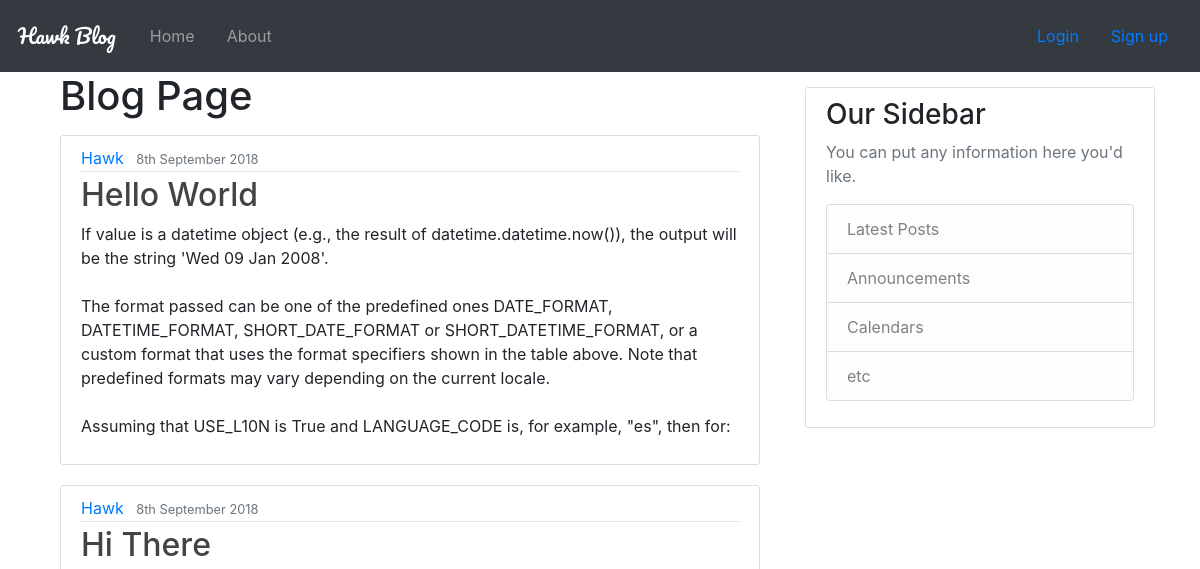
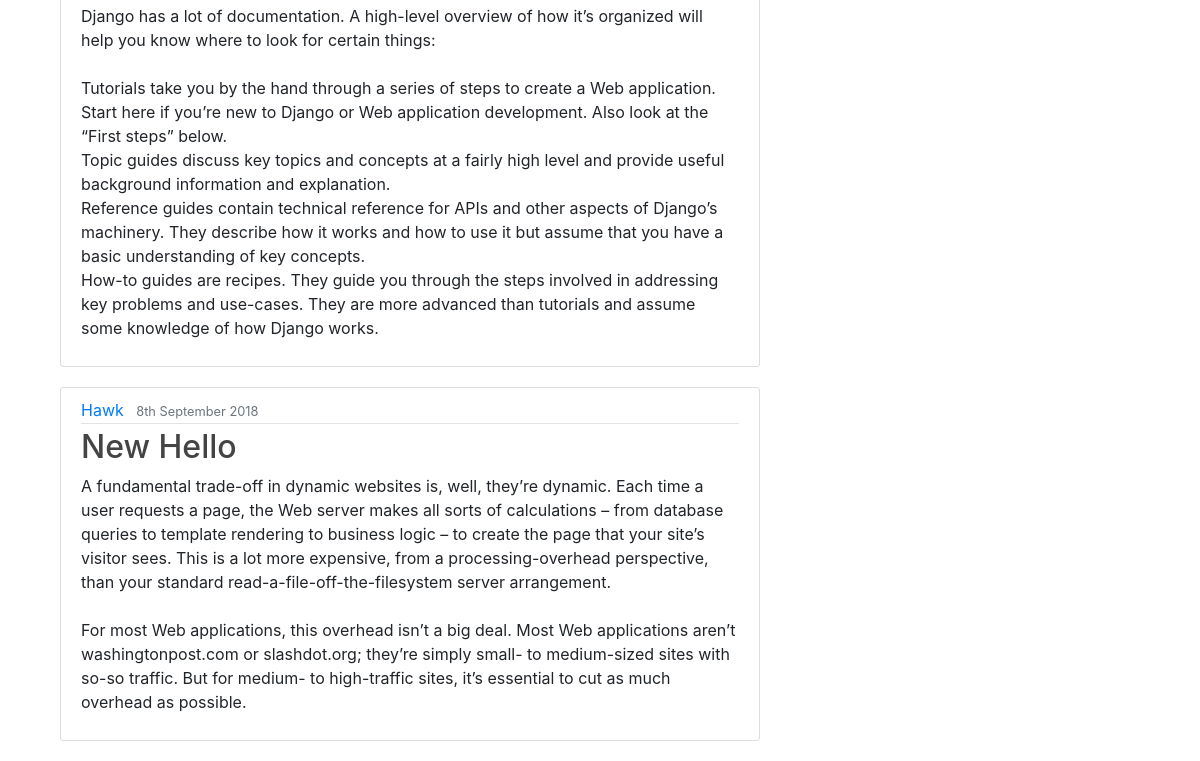
The page /blog/ on the database as committed earlier (2 pictures, top to bottom).
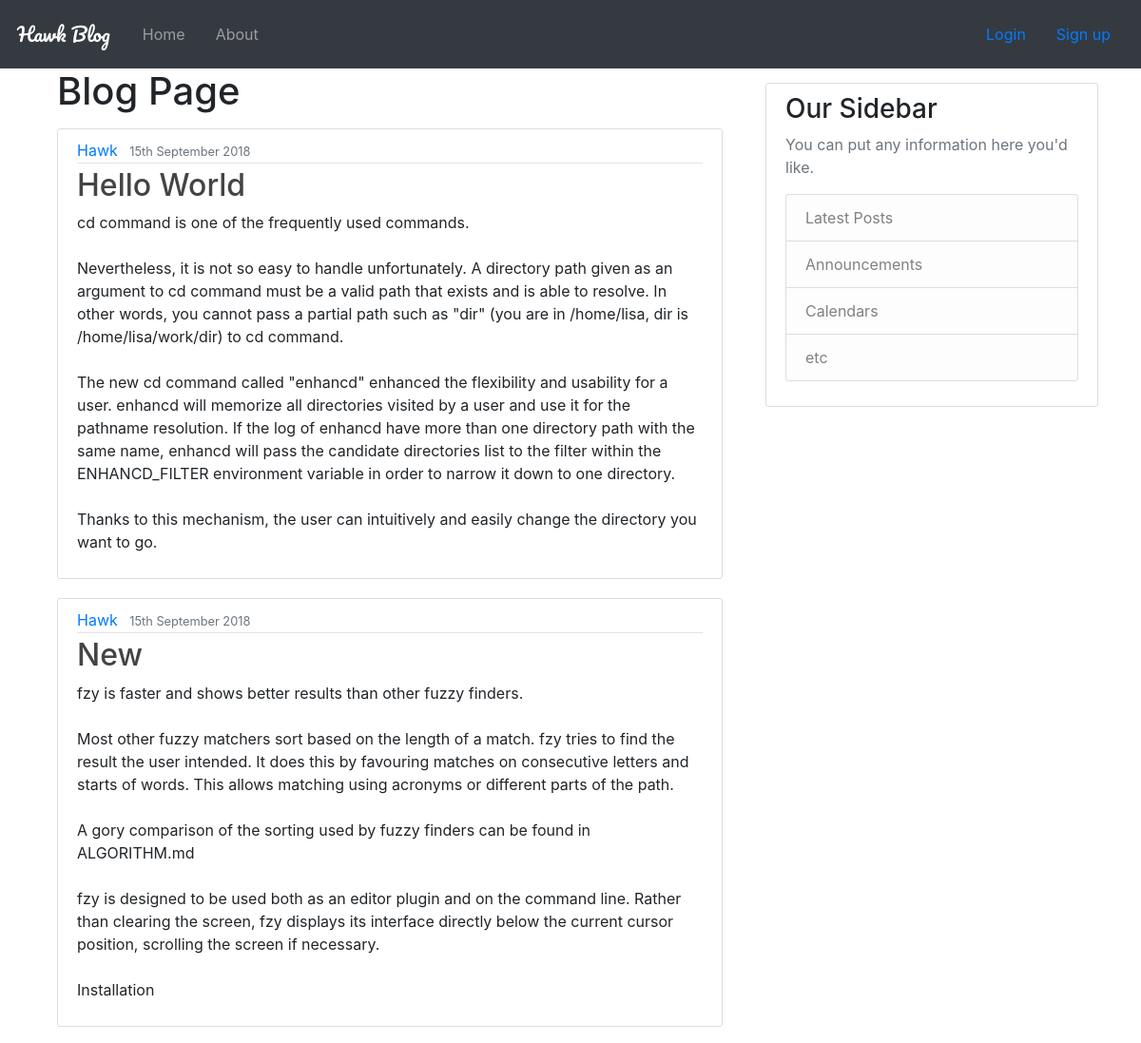
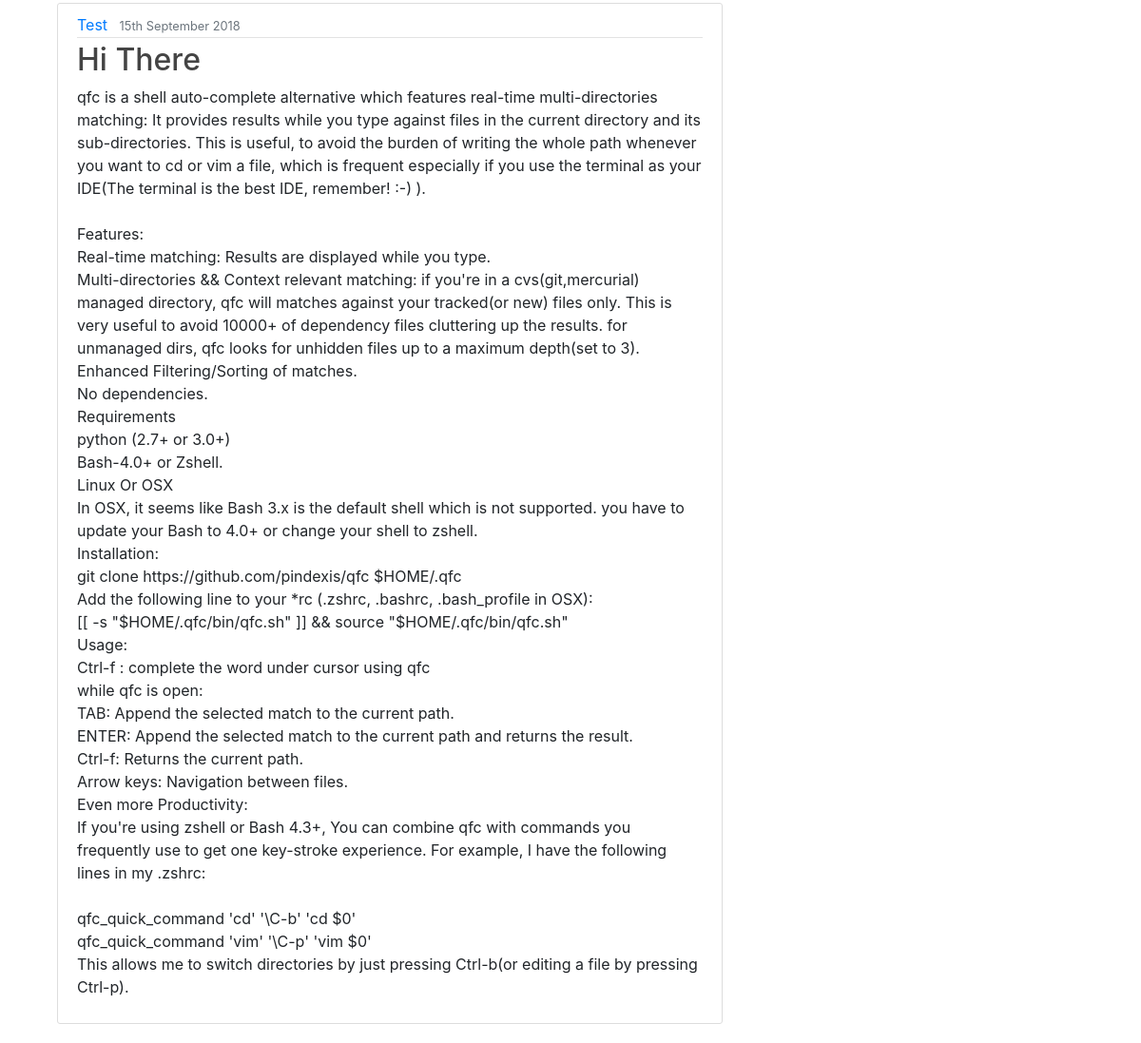
The same page on the database as committed later (2 pictures, top to bottom).
### blog/models.py (models this page shows, shortened)
class Post(models.Model):
    title = models.CharField(max_length=100)
    content = models.TextField()
    date_posted = models.DateTimeField(default=timezone.now)
    author = models.ForeignKey(User, on_delete=models.CASCADE)

### blog/views.py (the view)
# urls.py: path('', views.index, name='blog-home'),
def index(request):
    my_dict = {'insert_me': "Welcome TO Blog Page"}
    get_ip(request)
    return render(request, 'blog/index.html', context=insert)

### blog/views.py (called while the page is built)
def get_ip(request):
    x_forwarded_for = request.META.get('HTTP_X_FORWARDED_FOR')
    if x_forwarded_for:
        ip = x_forwarded_for.split(',')[0]
    else:
        ip = request.META.get('REMOTE_ADDR')
    print(ip)
    return ip

### templates/blog/index.html
{%extends "blog/base.html"%}
{%block qp%}
<div class='container'>
    <h1>Blog Page</h1>
    <div>
    {%for i in posts%}
          <article class="media content-section">
          <div class="media-body">
            <div class="article-metadata">
              <a class="mr-2" href="#">{{ i.author|title }}</a>
              <small class="text-muted">{{ i.date_posted|date:"jS F Y"}}</small>
            </div>
            <h2><a class="article-title" href="#">{{ i.title|title }}</a></h2>
            <p class="article-content">{{ i.content }}</p>
          </div>
        </article>
    {% endfor %}
    </div>
</div>
{%endblock qp%}

### templates/blog/base.html (shortened to what this page needs)
<!DOCTYPE html>
{% load static %}
<html>
<head>
<link rel="stylesheet" href="{% static "/css/main.css" %}">
    <nav class="navbar navbar-expand-md navbar-dark fixed-top bg-dark">
      <a class="navbar-brand md-4" href='/'>
        <h7 id='Nav_title'>Hawk Blog</h7>
      </a>
      <div class="collapse navbar-collapse" id="navbarCollapse">
        <ul class="navbar-nav mr-auto">
          <li class="nav-item nav-link">
            <a class="nav-link" href="{%url 'blog-home'%}">Home <span class="sr-only">(current)</span></a>
          </li>
          <li class="nav-item nav-link">
            <a class="nav-link" href="{%url 'blog-about'%}">About</a>
          </li>
        </ul>
        {% if user.is_authenticated %}
          <a class="nav-item nav-link" href="{% url 'profile'%}">Welcome {{user.username|title}} </a>
          <a class="nav-item nav-link" href="{% url 'logout'%}">Logout</a>
        {%else%}
          <a class="nav-item nav-link" href="{% url 'login'%}">Login</a>
          <a class="nav-item nav-link" href="{%url 'user-register'%}">Sign up</a>
        {% endif %}
      </div>
    </nav>
<link rel="stylesheet" href="https://stackpath.bootstrapcdn.com/bootstrap/4.1.3/css/bootstrap.min.css">
</head>
<body>
<br>
<br>
<br>
<main role="main" class="container">
  <div class="row">
    <div class="col-md-8">
      {% block qp %}{% endblock %}
    </div>
    <div class="col-md-4">
      <div class="content-section">
        <h3>Our Sidebar</h3>
        <p class='text-muted'>You can put any information here you'd like.
          <ul class="list-group">
            <li class="list-group-item list-group-item-light">Latest Posts</li>
            <li class="list-group-item list-group-item-light">Announcements</li>
            <li class="list-group-item list-group-item-light">Calendars</li>
            <li class="list-group-item list-group-item-light">etc</li>
          </ul>
        </p>
      </div>
    </div>
  </div>
</main>
</body>
</html>

### static/css/main.css (style rules this page uses)
body { background: #fafafa; color: #333333; }
h1, h2, h3, h4, h5, h6 { color: #444444; }
ul { margin: 0; }
.content-section { background: #ffffff; padding: 10px 20px; border: 1px solid #dddddd; border-radius: 3px; margin-bottom: 20px; margin-top:15px; }
.article-title { color: #444444; }
.article-content { white-space: pre-line; }
.article-metadata { padding-bottom: 1px; margin-bottom: 4px; border-bottom: 1px solid #e3e3e3 }
#Nav_title { color:white; font-family: 'Pacifico', cursive; margin:2px; }

Rows that differ between the two databases and show on the page:
removed Post: author "Hawk", date_posted "8th September 2018", title "New Hello", content "A fundamental trade-off in dynamic websites is, well, they’re dynamic. Each time a user requests a page, the Web server makes all sorts of calculations – from database queries to template rendering to business logic – to create the page that your site’s visitor sees. This is a lot more expensive, from a processing-overhead perspective, than your standard read-a-file-off-the-filesystem server arrangement. For most Web applications, this overhead isn’t a big deal. Most Web applications aren’t washingtonpost.com or slashdot.org; they’re simply small- to medium-sized sites with so-so traffic. But for medium- to high-traffic sites, it’s essential to cut as much overhead as possible."
changed Post "Hello World": date_posted "8th September 2018" → "15th September 2018"; content "If value is a datetime object (e.g., the result of datetime.datetime.now()), the output will be the string 'Wed 09 Jan 2008'. The format passed can be one of the predefined ones DATE_FORMAT, DATETIME_FORMAT, SHORT_DATE_FORMAT or SHORT_DATETIME_FORMAT, or a custom format that uses the format specifiers shown in the table above. Note that predefined formats may vary depending on the current locale. Assuming that USE_L10N is True and LANGUAGE_CODE is, for example, \"es\", then for:" → "cd command is one of the frequently used commands. Nevertheless, it is not so easy to handle unfortunately. A directory path given as an argument to cd command must be a valid path that exists and is able to resolve. In other words, you cannot pass a partial path such as \"dir\" (you are in /home/lisa, dir is /home/lisa/work/dir) to cd command. The new cd command called \"enhancd\" enhanced the flexibility and usability for a user. enhancd will memorize all directories visited by a user and use it for the pathname resolution. If the log of enhancd have more than one directory path with the same name, enhancd will pass the candidate directories list to the filter within the ENHANCD_FILTER…"
changed Post: date_posted "8th September 2018" → "15th September 2018"; title "Hi There" → "New"; content "Django has a lot of documentation. A high-level overview of how it’s organized will help you know where to look for certain things: Tutorials take you by the hand through a series of steps to create a Web application. Start here if you’re new to Django or Web application development. Also look at the “First steps” below. Topic guides discuss key topics and concepts at a fairly high level and provide useful background information and explanation. Reference guides contain technical reference for APIs and other aspects of Django’s machinery. They describe how it works and how to use it but assume that you have a basic understanding of key concepts. How-to guides are recipes. They guide you…" → "fzy is faster and shows better results than other fuzzy finders. Most other fuzzy matchers sort based on the length of a match. fzy tries to find the result the user intended. It does this by favouring matches on consecutive letters and starts of words. This allows matching using acronyms or different parts of the path. A gory comparison of the sorting used by fuzzy finders can be found in ALGORITHM.md fzy is designed to be used both as an editor plugin and on the command line. Rather than clearing the screen, fzy displays its interface directly below the current cursor position, scrolling the screen if necessary. Installation"
added Post: author "Test", date_posted "15th September 2018", title "Hi There", content "qfc is a shell auto-complete alternative which features real-time multi-directories matching: It provides results while you type against files in the current directory and its sub-directories. This is useful, to avoid the burden of writing the whole path whenever you want to cd or vim a file, which is frequent especially if you use the terminal as your IDE(The terminal is the best IDE, remember! :-) ). Features: Real-time matching: Results are displayed while you type. Multi-directories && Context relevant matching: if you're in a cvs(git,mercurial) managed directory, qfc will matches against your tracked(or new) files only. This is very useful to avoid 10000+ of dependency files cluttering…"
